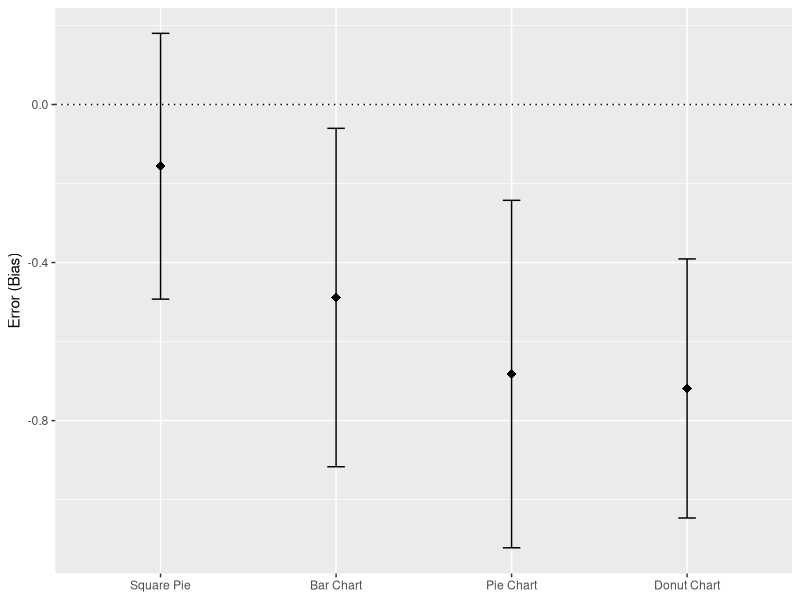
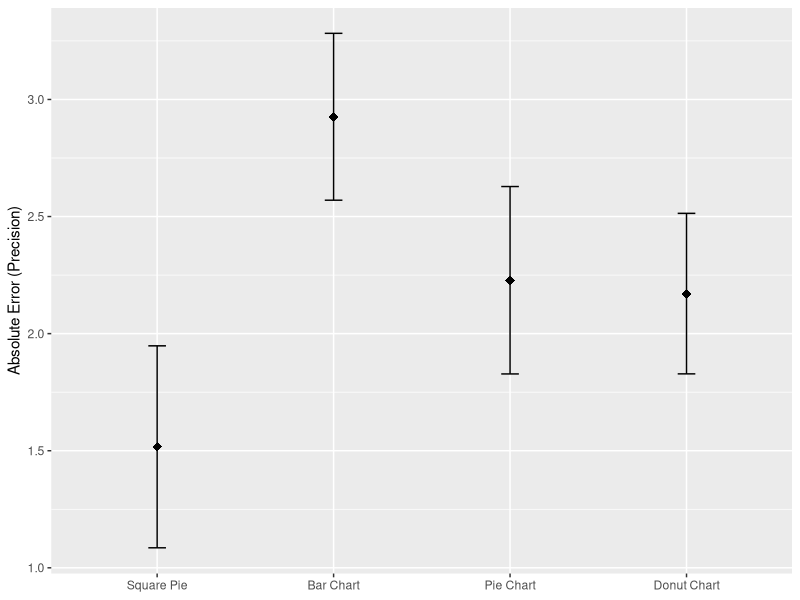
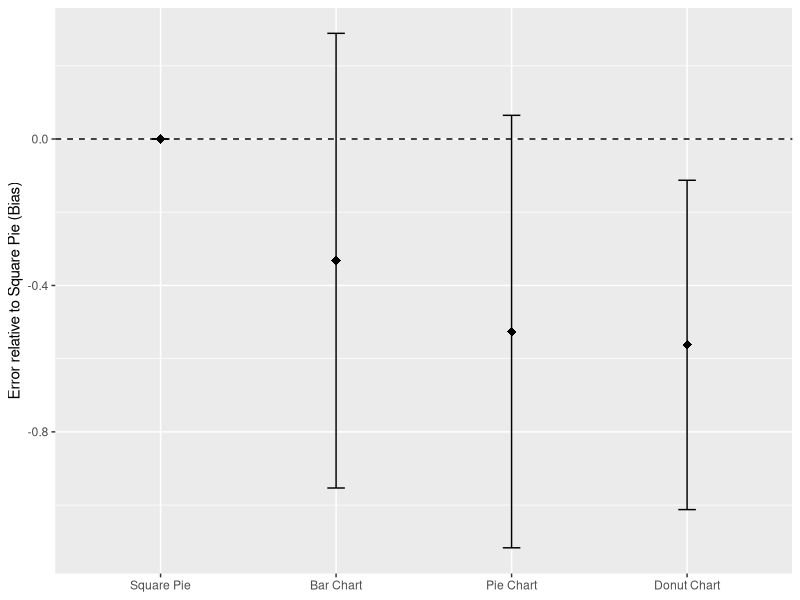
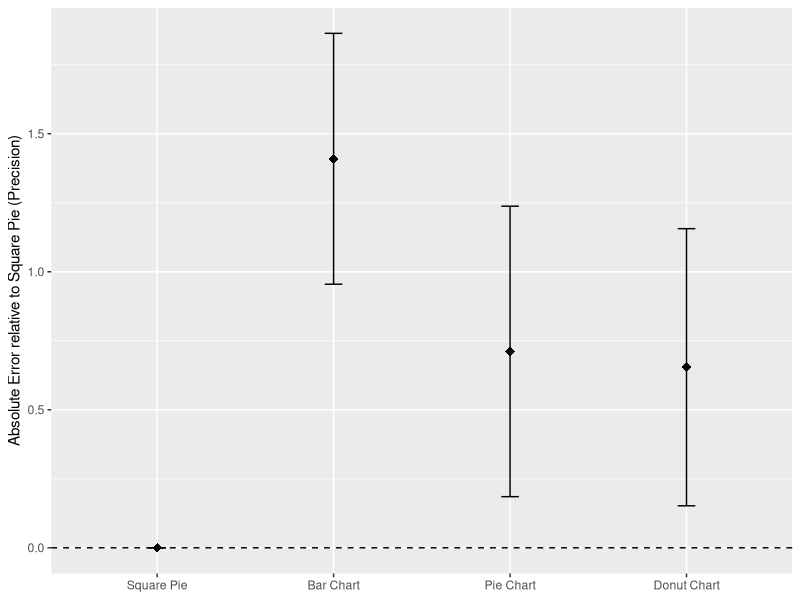

Here is the R script that generated these plots, in order:
## ---- chunk 1
library(dplyr)

sv <- read.csv("data/simplevis.csv", sep="\t") %>%
	mutate(error = Estimate-Value,
		   Type = factor(Type,
		   			  levels=c("squarepie", "bars", "piechart", "donut"),
		   			  labels=c("Square Pie", "Bar Chart", "Pie Chart", "Donut Chart")))
## ---- chunk 2
svAgg <- group_by(sv, ID, Type) %>%
	summarize(meanError = mean(error),
				meanAbsError = mean(abs(error)))
## ---- chunk 3
library(ggplot2)

lowerCI <- function(v) {
	mean(v) - sd(v)*1.96/sqrt(length(v))
}

upperCI <- function(v) {
	mean(v) + sd(v)*1.96/sqrt(length(v))
}

plotCIs <- function(dataFrame, x_variable, y_variable, label, zeroLine=NA) {
	p <- ggplot(dataFrame, aes(x=x_variable, fill=x_variable, y=y_variable))
	if (!is.na(zeroLine)) {
		p <- p + geom_hline(yintercept=0, linetype=zeroLine)
	}
	p <- p +
		stat_summary(fun.ymin=lowerCI, fun.ymax=upperCI, geom="errorbar", aes(width=.1)) +
		stat_summary(fun.y=mean, geom="point", shape=18, size=3, show.legend = FALSE) + 
		labs(x = NULL, y = label)

	p
}
## ---- chunk 4
plotCIs(svAgg, svAgg$Type, svAgg$meanError, "Error (Bias)", 'dotted')
## ---- chunk 5
plotCIs(svAgg, svAgg$Type, svAgg$meanAbsError, "Absolute Error (Precision)")
## ---- chunk 6
svSquarePies <- filter(svAgg, Type == "Square Pie") %>%
	select(ID,
		   sqpie_meanError = meanError,
		   sqpie_meanAbsError = meanAbsError,
		   t = Type)

svJoined <- left_join(svSquarePies, svAgg) %>%
	mutate(sqpieDifferenceMeanError = meanError-sqpie_meanError,
		   sqpieDifferenceMeanAbsError = meanAbsError-sqpie_meanAbsError)	
## ---- chunk 7
plotCIs(svJoined, svJoined$Type, svJoined$sqpieDifferenceMeanError, "Error relative to Square Pie (Bias)", 'dashed')
## ---- chunk 8
plotCIs(svJoined, svJoined$Type, svJoined$sqpieDifferenceMeanAbsError, "Absolute Error relative to Square Pie (Precision)", 'dashed')
